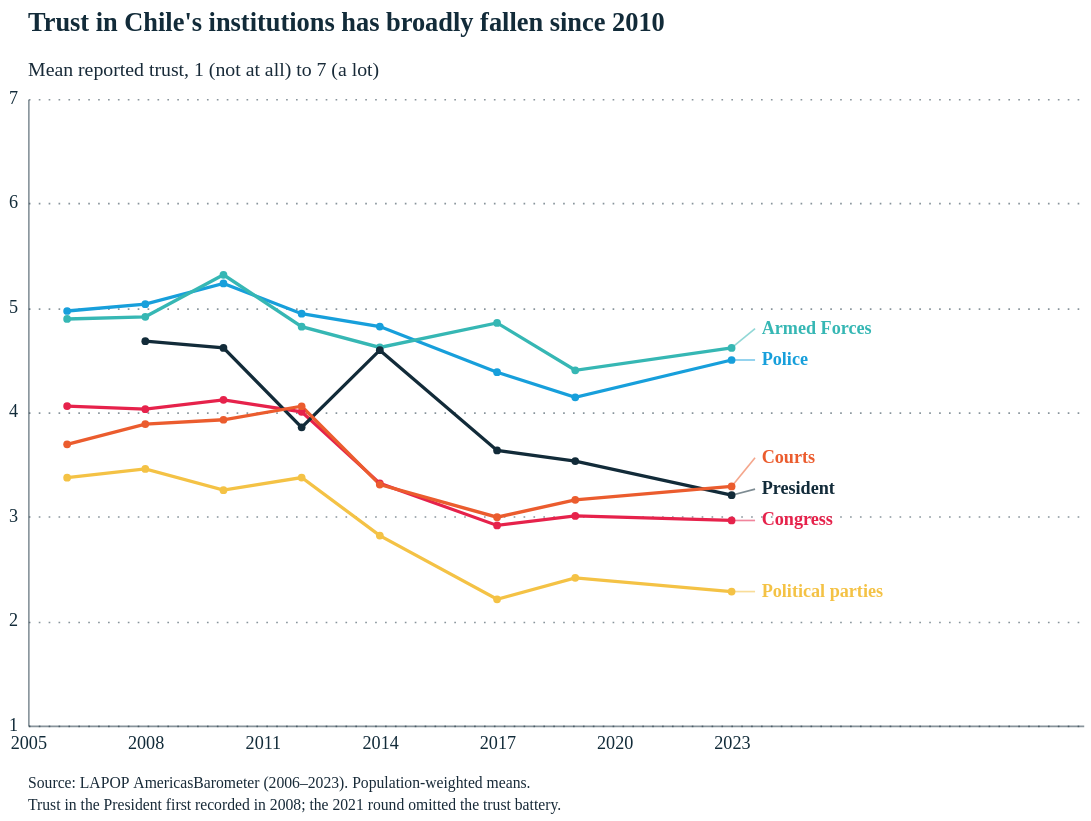

Write the Vega-Lite specification saved for this chart.
### Vega-Lite specification from a JSON file in a GitHub repository (floating-point values rounded to 4 significant figures)
{"config": {"font": "Circular Std", "mark": {"line": {"interpolate": "linear"}}, "view": {"stroke": "transparent", "width": 400, "height": 300, "strokeWidth": 0}, "range": {"category": ["#179fdb", "#e6224b", "#f4c245", "#122b39", "#eb5c2e", "#36b7b4"], "diverging": ["#E6224B", "#E54753", "#C9C9C9", "#179FDB", "#122B39"], "heatmap": ["#C9C9C9", "#179FDB", "#0063AF", "#122B39"], "ordinal": ["#00A767", "#36B7B4", "#179FDB", "#0063AF", "#243B5A"]}, "axisX": {"labelColor": "#122b39", "tickColor": "#122b39", "domainColor": "#122b39", "domainOpacity": 0.5, "gridOpacity": 0, "labelFont": "Circular Std", "labelAngle": 0, "labelAlign": "center", "labelFontSize": 11, "labelPadding": 5, "tickCount": 10, "tickSize": 0, "title": ""}, "axisY": {"labelColor": "#122b39", "labelFont": "Circular Std", "tickColor": "#122b39", "domainColor": "#122b39", "gridColor": "#122b39", "gridDash": [1, 5], "gridOpacity": 0.5, "labelPadding": 5, "labelFontSize": 11, "domainOpacity": 0.5, "tickSize": 0, "title": null, "titleAlign": "left", "titleAngle": 0, "titleBaseline": "bottom", "titleColor": "#122b39", "titleOpacity": 0.9, "titleX": 0, "titleY": -7}, "concat": {"spacing": 4}}, "vconcat": [{"vconcat": [{"mark": {"type": "text", "align": "left", "baseline": "top", "color": "#122b39", "dy": -10, "fontSize": 16, "fontWeight": "bold"}, "encoding": {"text": {"value": "Trust in Chile's institutions has broadly fallen since 2010"}, "x": {"value": 0}}, "height": 22, "width": 640}, {"mark": {"type": "text", "align": "left", "baseline": "top", "color": "rgba(24, 42, 56)", "fontSize": 12}, "encoding": {"text": {"value": "Mean reported trust, 1 (not at all) to 7 (a lot)"}, "x": {"value": 0}}, "height": 18, "width": 640}], "data": {"name": "data-d285a7403ed98ae579761d64a864032b"}, "spacing": 1}, {"layer": [{"data": {"name": "data-763704c3eb67f63d2146fee749357c1f"}, "mark": {"type": "text", "align": "right", "color": "#122b39", "dx": -6, "font": "Circular Std", "fontSize": 11}, "encoding": {"text": {"field": "v", "format": "d", "type": "quantitative"}, "x": {"value": 0}, "y": {"axis": null, "field": "v", "scale": {"domain": [1, 7], "nice": false}, "type": "quantitative"}}}, {"data": {"name": "data-1980be2381983808cea9dac13ae476fe"}, "mark": {"type": "line", "strokeWidth": 2}, "encoding": {"color": {"field": "fill", "scale": null, "type": "nominal"}, "detail": {"field": "institution", "type": "nominal"}, "x": {"axis": {"domain": true, "domainColor": "#122b39", "domainOpacity": 0.5, "domainWidth": 1, "format": "d", "grid": false, "labelAngle": 0, "title": null, "values": [2005, 2008, 2011, 2014, 2017, 2020, 2023]}, "field": "year", "scale": {"domain": [2005, 2032], "nice": false}, "type": "quantitative"}, "y": {"axis": {"domain": true, "domainColor": "#122b39", "domainOpacity": 0.5, "domainWidth": 1, "format": "d", "grid": true, "labelAngle": 0, "labels": false, "title": null, "values": [1, 2, 3, 4, 5, 6, 7]}, "field": "trust", "scale": {"domain": [1, 7], "nice": false}, "type": "quantitative"}}}, {"data": {"name": "data-1980be2381983808cea9dac13ae476fe"}, "mark": {"type": "point", "filled": true, "opacity": 1, "size": 22}, "encoding": {"color": {"field": "fill", "scale": null, "type": "nominal"}, "detail": {"field": "institution", "type": "nominal"}, "x": {"axis": {"domain": true, "domainColor": "#122b39", "domainOpacity": 0.5, "domainWidth": 1, "format": "d", "grid": false, "labelAngle": 0, "title": null, "values": [2005, 2008, 2011, 2014, 2017, 2020, 2023]}, "field": "year", "scale": {"domain": [2005, 2032], "nice": false}, "type": "quantitative"}, "y": {"axis": null, "field": "trust", "scale": {"domain": [1, 7], "nice": false}, "type": "quantitative"}}}, {"data": {"name": "data-56d4d808a0fcf9cdd38986fcf9fd0fb8"}, "mark": {"type": "rule", "opacity": 0.55, "strokeWidth": 1}, "encoding": {"color": {"field": "fill", "scale": null, "type": "nominal"}, "x": {"field": "year", "scale": {"domain": [2005, 2032], "nice": false}, "type": "quantitative"}, "x2": {"field": "label_x"}, "y": {"axis": null, "field": "trust", "scale": {"domain": [1, 7], "nice": false}, "type": "quantitative"}, "y2": {"field": "ylab"}}}, {"data": {"name": "data-56d4d808a0fcf9cdd38986fcf9fd0fb8"}, "mark": {"type": "text", "align": "left", "baseline": "middle", "dx": 4, "fontSize": 11, "fontWeight": 600}, "encoding": {"color": {"field": "fill", "scale": null, "type": "nominal"}, "text": {"field": "institution", "type": "nominal"}, "x": {"field": "label_x", "scale": {"domain": [2005, 2032], "nice": false}, "type": "quantitative"}, "y": {"axis": null, "field": "ylab", "scale": {"domain": [1, 7], "nice": false}, "type": "quantitative"}}}, {"layer": [{"data": {"name": "data-068f9a435d732c84067bed8a7363173a"}, "mark": {"type": "text", "align": "left", "baseline": "top", "color": "rgba(24, 42, 56)", "dy": 30, "fontSize": 9.5}, "encoding": {"text": {"field": "t", "type": "nominal"}, "x": {"value": 0}, "y": {"value": "height"}}}, {"data": {"name": "data-18627c07e528afeed384ed209532d4b7"}, "mark": {"type": "text", "align": "left", "baseline": "top", "color": "rgba(24, 42, 56)", "dy": 43, "fontSize": 9.5}, "encoding": {"text": {"field": "t", "type": "nominal"}, "x": {"value": 0}, "y": {"value": "height"}}}]}], "height": 380, "resolve": {"axis": {"y": "independent"}}, "width": 640}], "resolve": {"scale": {"color": "independent"}}, "spacing": 6, "$schema": "https://vega.github.io/schema/vega-lite/v6.1.0.json", "datasets": {"data-d285a7403ed98ae579761d64a864032b": [{"x": 0}], "data-763704c3eb67f63d2146fee749357c1f": [{"v": 1}, {"v": 2}, {"v": 3}, {"v": 4}, {"v": 5}, {"v": 6}, {"v": 7}], "data-1980be2381983808cea9dac13ae476fe": [{"year": 2023, "institution": "Police", "trust": 4.5, "fill": "#179fdb"}, {"year": 2023, "institution": "Congress", "trust": 2.964, "fill": "#e6224b"}, {"year": 2023, "institution": "Armed Forces", "trust": 4.616, "fill": "#36b7b4"}, {"year": 2023, "institution": "Political parties", "trust": 2.283, "fill": "#f4c245"}, {"year": 2023, "institution": "President", "trust": 3.206, "fill": "#122b39"}, {"year": 2023, "institution": "Courts", "trust": 3.29, "fill": "#eb5c2e"}, {"year": 2006, "institution": "Police", "trust": 4.97, "fill": "#179fdb"}, {"year": 2006, "institution": "Congress", "trust": 4.059, "fill": "#e6224b"}, {"year": 2006, "institution": "Armed Forces", "trust": 4.893, "fill": "#36b7b4"}, {"year": 2006, "institution": "Political parties", "trust": 3.374, "fill": "#f4c245"}, {"year": 2006, "institution": "Courts", "trust": 3.693, "fill": "#eb5c2e"}, {"year": 2008, "institution": "Police", "trust": 5.034, "fill": "#179fdb"}, {"year": 2008, "institution": "Congress", "trust": 4.03, "fill": "#e6224b"}, {"year": 2008, "institution": "Armed Forces", "trust": 4.914, "fill": "#36b7b4"}, {"year": 2008, "institution": "Political parties", "trust": 3.458, "fill": "#f4c245"}, {"year": 2008, "institution": "President", "trust": 4.681, "fill": "#122b39"}, {"year": 2008, "institution": "Courts", "trust": 3.887, "fill": "#eb5c2e"}, {"year": 2010, "institution": "Police", "trust": 5.233, "fill": "#179fdb"}, {"year": 2010, "institution": "Congress", "trust": 4.119, "fill": "#e6224b"}, {"year": 2010, "institution": "Armed Forces", "trust": 5.316, "fill": "#36b7b4"}, {"year": 2010, "institution": "Political parties", "trust": 3.254, "fill": "#f4c245"}, {"year": 2010, "institution": "President", "trust": 4.616, "fill": "#122b39"}, {"year": 2010, "institution": "Courts", "trust": 3.928, "fill": "#eb5c2e"}, {"year": 2012, "institution": "Police", "trust": 4.944, "fill": "#179fdb"}, {"year": 2012, "institution": "Congress", "trust": 4.004, "fill": "#e6224b"}, {"year": 2012, "institution": "Armed Forces", "trust": 4.82, "fill": "#36b7b4"}, {"year": 2012, "institution": "Political parties", "trust": 3.375, "fill": "#f4c245"}, {"year": 2012, "institution": "President", "trust": 3.856, "fill": "#122b39"}, {"year": 2012, "institution": "Courts", "trust": 4.057, "fill": "#eb5c2e"}, {"year": 2014, "institution": "Police", "trust": 4.82, "fill": "#179fdb"}, {"year": 2014, "institution": "Congress", "trust": 3.319, "fill": "#e6224b"}, {"year": 2014, "institution": "Armed Forces", "trust": 4.62, "fill": "#36b7b4"}, {"year": 2014, "institution": "Political parties", "trust": 2.819, "fill": "#f4c245"}, {"year": 2014, "institution": "President", "trust": 4.595, "fill": "#122b39"}, {"year": 2014, "institution": "Courts", "trust": 3.307, "fill": "#eb5c2e"}, {"year": 2017, "institution": "Police", "trust": 4.383, "fill": "#179fdb"}, {"year": 2017, "institution": "Congress", "trust": 2.916, "fill": "#e6224b"}, {"year": 2017, "institution": "Armed Forces", "trust": 4.856, "fill": "#36b7b4"}, {"year": 2017, "institution": "Political parties", "trust": 2.209, "fill": "#f4c245"}, {"year": 2017, "institution": "President", "trust": 3.634, "fill": "#122b39"}, {"year": 2017, "institution": "Courts", "trust": 2.995, "fill": "#eb5c2e"}, {"year": 2019, "institution": "Police", "trust": 4.143, "fill": "#179fdb"}, {"year": 2019, "institution": "Congress", "trust": 3.007, "fill": "#e6224b"}, {"year": 2019, "institution": "Armed Forces", "trust": 4.402, "fill": "#36b7b4"}, {"year": 2019, "institution": "Political parties", "trust": 2.415, "fill": "#f4c245"}, {"year": 2019, "institution": "President", "trust": 3.533, "fill": "#122b39"}, {"year": 2019, "institution": "Courts", "trust": 3.161, "fill": "#eb5c2e"}], "data-56d4d808a0fcf9cdd38986fcf9fd0fb8": [{"year": 2023, "institution": "Political parties", "trust": 2.283, "fill": "#f4c245", "ylab": 2.283, "label_x": 2024.0}, {"year": 2023, "institution": "Congress", "trust": 2.964, "fill": "#e6224b", "ylab": 2.964, "label_x": 2024.0}, {"year": 2023, "institution": "President", "trust": 3.206, "fill": "#122b39", "ylab": 3.264, "label_x": 2024.0}, {"year": 2023, "institution": "Courts", "trust": 3.29, "fill": "#eb5c2e", "ylab": 3.564, "label_x": 2024.0}, {"year": 2023, "institution": "Police", "trust": 4.5, "fill": "#179fdb", "ylab": 4.5, "label_x": 2024.0}, {"year": 2023, "institution": "Armed Forces", "trust": 4.616, "fill": "#36b7b4", "ylab": 4.8, "label_x": 2024.0}], "data-068f9a435d732c84067bed8a7363173a": [{"t": "Source: LAPOP AmericasBarometer (2006–2023). Population-weighted means."}], "data-18627c07e528afeed384ed209532d4b7": [{"t": "Trust in the President first recorded in 2008; the 2021 round omitted the trust battery."}]}}
